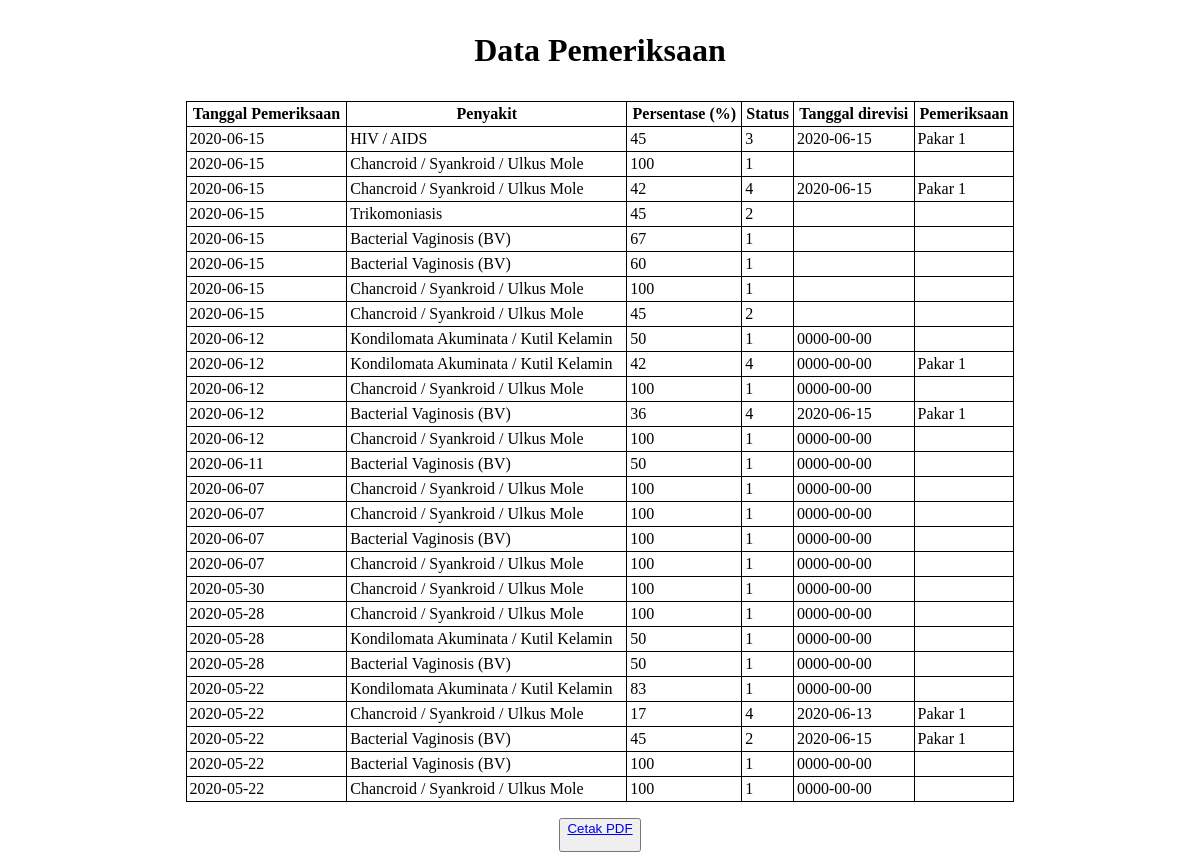
/index.php/cetak, run on an earlier commit of the app's database.
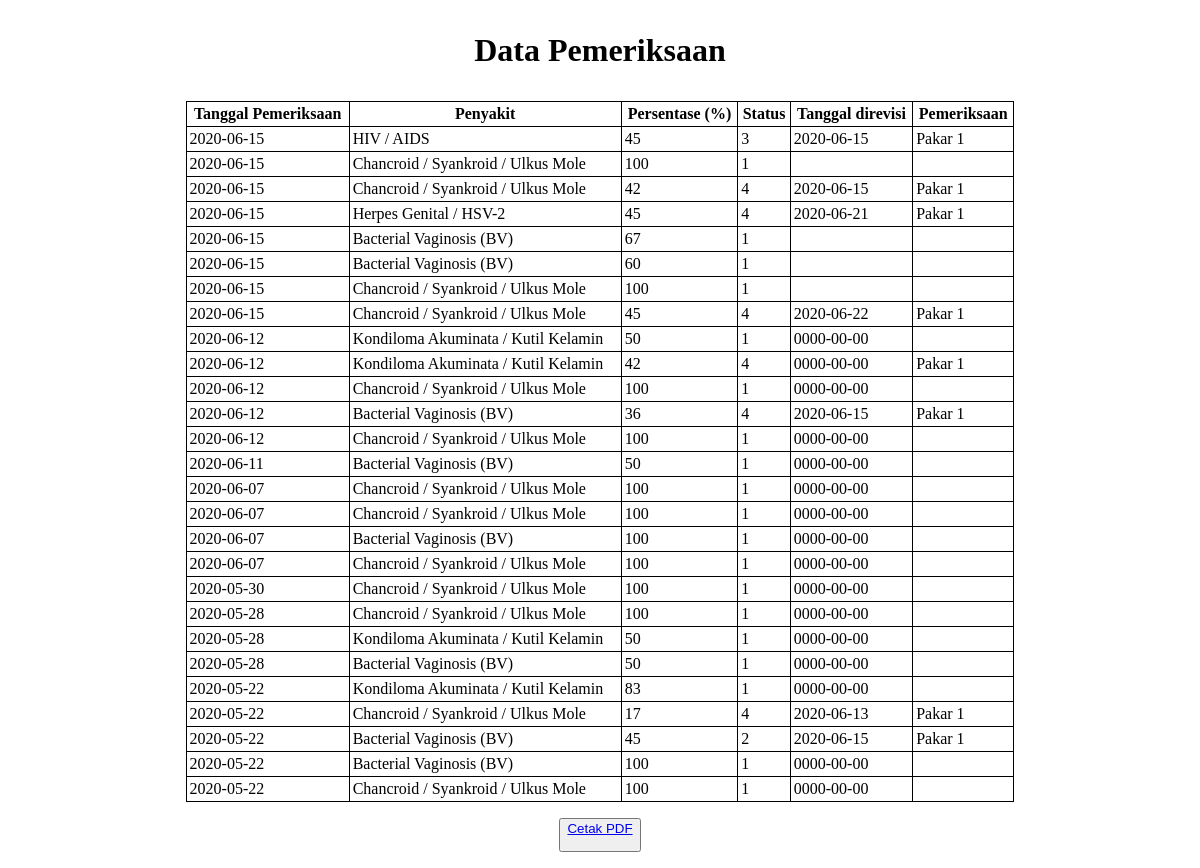
And on a later commit of the database.
### tables this page shows
CREATE TABLE `pemeriksaan` (
  `id_pemeriksaan` int(11) NOT NULL,
  `tgl_pemeriksaan` date NOT NULL,
  `status` enum('1','2','3','4') NOT NULL,
  `fk_penyakit` int(11) DEFAULT NULL,
  `hasil` int(11) DEFAULT NULL,
  `fk_user` int(11) DEFAULT NULL,
  `tgl_direvisi` date DEFAULT NULL
);

CREATE TABLE `penyakit` (
  `id_penyakit` int(11) NOT NULL,
  `kd_penyakit` char(5) NOT NULL,
  `nm_penyakit` varchar(100) NOT NULL,
  `detail` text NOT NULL,
  `solusi` text NOT NULL
);

CREATE TABLE `users` (
  `id_users` int(11) NOT NULL,
  `username` varchar(200) NOT NULL,
  `password` varchar(100) NOT NULL,
  `nama` varchar(200) NOT NULL,
  `alamat` varchar(255) NOT NULL,
  `noWa` char(15) NOT NULL,
  `level` enum('Admin','Pakar') NOT NULL
);

### application/controllers/Cetak.php (called while the page is built, shortened)
<?php
class Cetak extends CI_Controller {
	function __construct()
	{
		$this->load->model('M_Cetak');
		$this->load->helper('file');
	}
	public function index()
	{
		$data['pemeriksaan']=$this->M_Cetak->view_row();
  		$this->load->view('admin/preview', $data);
	}
}

### index.php (called while the page is built, shortened)
<?php
require_once BASEPATH.'core/CodeIgniter.php';

### application/models/M_Cetak.php (called while the page is built, shortened)
<?php
class M_Cetak extends CI_Model {
	public function view_row(){
		$query = $this->db->query("SELECT pemeriksaan.*, penyakit.id_penyakit, penyakit.nm_penyakit, users.id_users, users.nama FROM pemeriksaan INNER JOIN penyakit ON pemeriksaan.fk_penyakit = penyakit.id_penyakit LEFT JOIN users ON pemeriksaan.fk_user = users.id_users ORDER BY id_pemeriksaan DESC");
		return $query->result();
	}
}

### application/views/admin/preview.php (the view, shortened to what this page needs)
<!DOCTYPE html>
<html>
<head>
</head>
<body>
<h1><p style="text-align: center">Data Pemeriksaan</p> </h1>
<table>
 <tr>
      <th>Tanggal Pemeriksaan</th>
      <th>Penyakit</th>
      <th>Persentase (%)</th>
      <th>Status</th>
      <th>Tanggal direvisi</th>
      <th>Pemeriksaan</th>
 </tr>
 <?php $id=0; foreach ($pemeriksaan as $key) {
 ?>
  <tr>
  <td><?php echo $key->tgl_pemeriksaan;?></td>
  <td><?php echo $key->nm_penyakit;?></td>
  <td><?php echo $key->hasil;?></td>
  <td><?php echo $key->status;?></td>
  <td><?php echo $key->tgl_direvisi;?></td>
  <td><?php echo $key->nama;?></td>
  </tr>
 <?php }?>
</table>
<p style="text-align: center"><button type="submit" class="btn btn-success"><a href="<?php echo site_url('Pemeriksaan/cetakpdf')?>">Cetak PDF</a></p>
</body>
</html>

### application/views/admin/preview.php (style rules this page uses)
table { border-collapse: collapse; width: 70%; margin: 0 auto; }
table th { border:1px solid #000; padding: 3px; font-weight: bold; text-align: center; }
table td { border: 1px solid #000; padding: 3px; vertical-align: top; }

What changed in the data, as far as the page shows it:
changed pemeriksaan: fk_penyakit.nm_penyakit "Trikomoniasis" → "Herpes Genital / HSV-2"; status "2" → "4"; tgl_direvisi (not shown) → "2020-06-21"; fk_user.nama (not shown) → "Pakar 1"
changed pemeriksaan (number 8 of 27 on the later page): status "2" → "4"; tgl_direvisi (not shown) → "2020-06-22"; fk_user.nama (not shown) → "Pakar 1"
changed through a linked row, pemeriksaan (number 9 of 27 on the later page): fk_penyakit.nm_penyakit "Kondilomata Akuminata / Kutil Kelamin" → "Kondiloma Akuminata / Kutil Kelamin"
changed through a linked row, pemeriksaan (number 10 of 27 on the later page): fk_penyakit.nm_penyakit "Kondilomata Akuminata / Kutil Kelamin" → "Kondiloma Akuminata / Kutil Kelamin"
changed through a linked row, pemeriksaan (number 21 of 27 on the later page): fk_penyakit.nm_penyakit "Kondilomata Akuminata / Kutil Kelamin" → "Kondiloma Akuminata / Kutil Kelamin"
changed through a linked row, pemeriksaan (number 23 of 27 on the later page): fk_penyakit.nm_penyakit "Kondilomata Akuminata / Kutil Kelamin" → "Kondiloma Akuminata / Kutil Kelamin"
